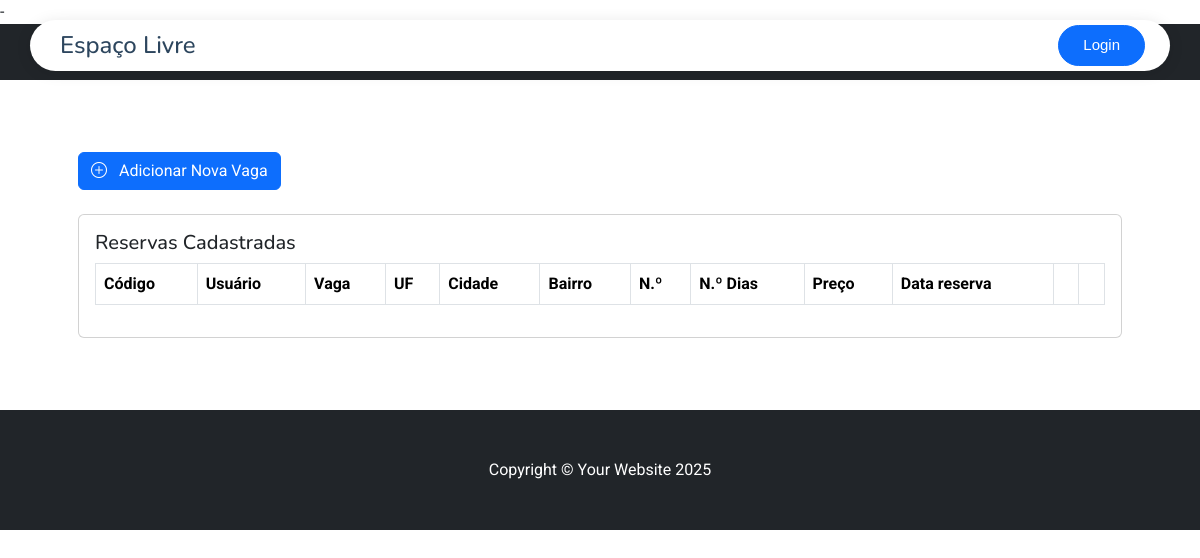
The app's page /dadosReservaUsuario.php (signed in), older data.
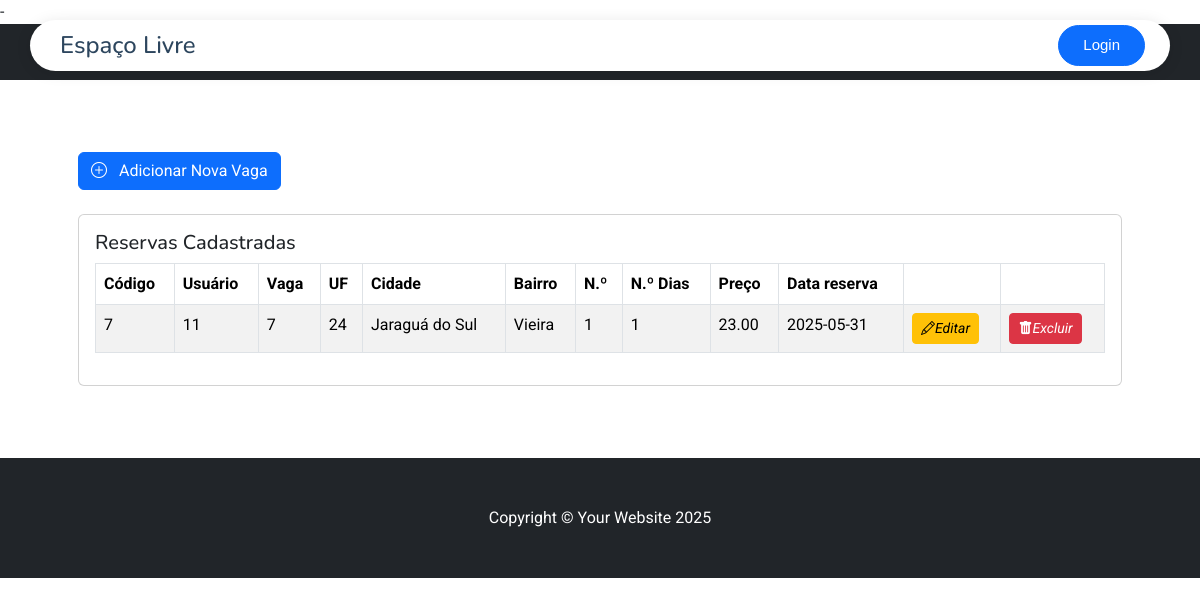
The same page, newer data.
### tables this page shows
CREATE TABLE `reservas` (
  `id_reserva` int(20) NOT NULL,
  `id_usuario` int(20) NOT NULL,
  `id_vaga` int(20) NOT NULL,
  `id_uf` int(20) NOT NULL,
  `cidade` varchar(255) NOT NULL,
  `bairro` varchar(255) NOT NULL,
  `endereco` varchar(255) NOT NULL,
  `numero` varchar(20) DEFAULT NULL,
  `complemento` varchar(255) NOT NULL,
  `quant_dias` int(10) UNSIGNED NOT NULL,
  `valor_reserva` decimal(10,2) NOT NULL,
  `status` enum('r','l','c') NOT NULL COMMENT 'r=Reservado, l=Liberado, c=Cancelado',
  `data_reserva` date DEFAULT curdate()
);

### dadosReservaUsuario.php (the view, shortened to what this page needs)
<!DOCTYPE html>
<?php
include_once("conexao.php");
if (isset($_SESSION['id'])) {
    $usuario_logado_id = $_SESSION['id'];
} else {
    echo "<option value=\"\" disabled>Usuário não identificado</option>";
}
$sql_pesquisa = "SELECT * FROM `reservas` WHERE id_usuario = $usuario_logado_id";
?>
<!DOCTYPE html>
<html lang="pt-br">
    <?php
        require_once 'components/head.php';
    ?>
<body>
  <?php require_once 'components/header.php'; ?>
    <div class="content">
        <section class="py-4">
                <div class="container px-4 px-lg-5 mt-5">
                    <div class="mb-4">
                        <a href="cadastrarVaga.php" class="btn btn-primary">
                            <i class="bi bi-plus-circle me-2"></i> Adicionar Nova Vaga
                        </a>
                    </div>
                    <div class="card">
                        <div class="card-body">
                            <h5 class="card-title">Reservas Cadastradas</h5>
                            <div class="table-responsive">
                                <table class="table table-striped table-bordered w-100 table-expanded">
                                    <thead>
                                        <tr>
                                            <th scope="col">Código</th>
                                            <th scope="col">Usuário</th>
                                            <th scope="col">Vaga</th>
                                            <th scope="col">UF</th>
                                            <th scope="col">Cidade</th>
                                            <th scope="col">Bairro</th>
                                            <th scope="col">N.º</th>
                                            <th scope="col">N.º Dias</th>
                                            <th scope="col">Preço</th>
                                            <th scope="col">Data reserva</th>
                                            <th scope="col"></th>
                                            <th scope="col"></th>
                                        </tr>
                                    </thead>
                                    <tbody>
                                        <?php listarVagas($conexao, $sql_pesquisa); ?>
                                    </tbody>
                                </table>
                            </div>
                        </div>
                    </div>
                </div>
        </section>
    </div>
    <footer class="py-5 bg-dark mt-5">
        <div class="container">
            <p class="m-0 text-center text-white">Copyright &copy; Your Website 2025</p>
        </div>
    </footer>
</body>
</html>
<?php
    function listarVagas($conexao, $sql_pesquisa)
    {
        $result = mysqli_query($conexao, $sql_pesquisa);
        while ($linha = mysqli_fetch_assoc($result)) {
            echo "<tr>";
            echo "<td>" . $linha['id_reserva'] . "</td>";
            echo "<td>" . $linha['id_usuario'] . "</td>";
            echo "<td>" . $linha['id_vaga'] . "</td>";
            echo "<td>" . $linha['id_uf'] . "</td>";
            echo "<td>" . $linha['cidade'] . "</td>";
            echo "<td>" . $linha['bairro'] . "</td>";
            echo "<td>" . $linha['numero'] . "</td>";
            echo "<td>" . $linha['quant_dias'] . "</td>";
            echo "<td>" . $linha['valor_reserva'] . "</td>";
            echo "<td>" . $linha['data_reserva'] . "</td>";
            echo "<td>
                    <a class='btn btn-sm btn-warning' href='editReserva.php?id=" . $linha['id_reserva'] . "' id='editar' title='Editar'>
                        <i class='bi bi-pencil'>Editar</i>
                    </a>
                  </td>";
            echo "<td>
                    <a class='btn btn-sm btn-danger' href='deleteReserva.php?id=" . $linha['id_reserva'] . "' id='deletar' title='Delete' onclick=\"return confirm('Tem certeza que deseja excluir esta vaga?')\">
                        <i class='bi bi-trash-fill'>Excluir</i>
                    </a>
                  </td>";
            echo "</tr>";
        }
    }
?>

Row changes from the older to the newer data that the page shows:
added reservas: id_reserva "7", id_usuario "11", id_vaga "7", id_uf "24", cidade "Jaraguá do Sul", bairro "Vieira", numero "1", quant_dias "1", valor_reserva "23.00", data_reserva "2025-05-31"
